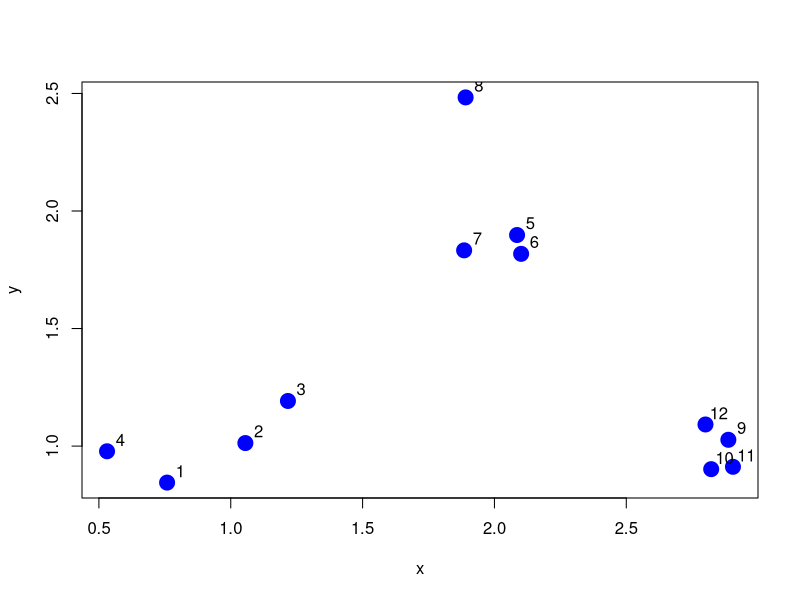
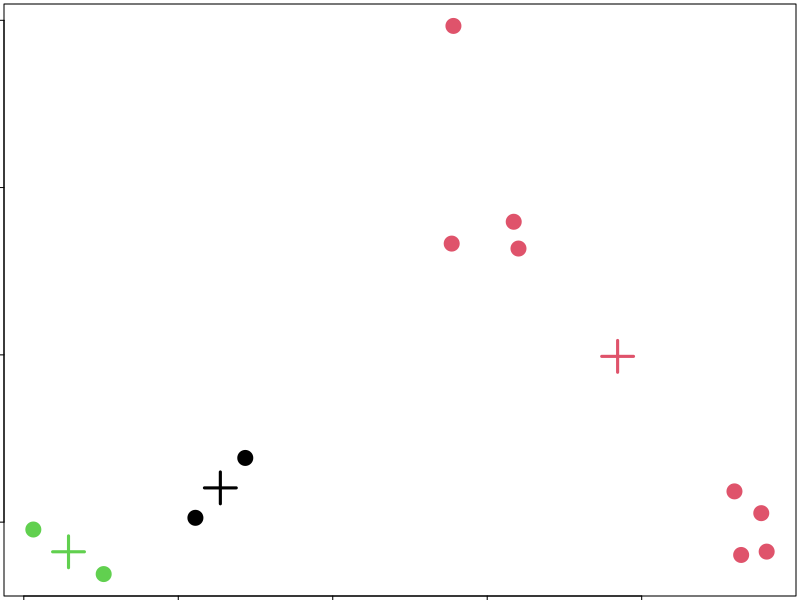
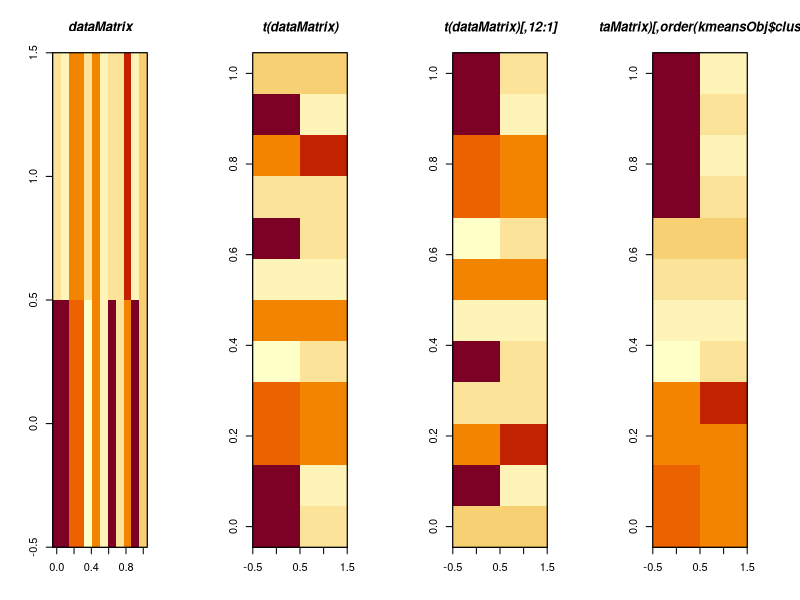

Write the R code that produced these figures, in order.
# K-Means Clustering (part 2)

# Simulating the data
set.seed(1234)
x <- rnorm(12, mean = rep(1:3, each = 4), sd = 0.2)        
y <- rnorm(12, mean = rep(c(1, 2, 1), each = 4), sd = 0.2)
plot(x, y, col = "blue", pch = 19, cex = 2)
text(x + 0.05, y + 0.05, labels = as.character(1:12))

# kmeans()
dataFrame <- data.frame(x,y)
kmeansObj <- kmeans(dataFrame, centers = 3) # perform k-means clustering analysis and set 3 centroids
names(kmeansObj)
kmeansObj$cluster 

# visualise the kmeans()
par(mar = rep(0.2, 4)) # Setting up the margin for the graphic device
plot(x, y, col = kmeansObj$cluster, pch = 19, cex = 2)
points(kmeansObj$centers, col = 1:3, pch = 3, cex = 3, lwd = 3)

# heatmaps - Another way to visualize clustering
set.seed(1234)
dataMatrix <- as.matrix(dataFrame)[sample(1:12),] 
dataMatrix
kmeansObj <- kmeans(dataMatrix, centers = 3)
par(mfrow = c(1, 4), mar = c(4, 4, 4, 4))
image(dataMatrix)
box()
title(main = "dataMatrix", font.main = 4)

image(t(dataMatrix))
box()
title(main = "t(dataMatrix)", font.main = 4) # Transpose 

image(t(dataMatrix)[,nrow(dataMatrix):1]) 
box()
title(main = "t(dataMatrix)[,12:1]", font.main = 4) # Inverse the columns (this heat map is alligned with the dataframe)
dataMatrix

image(t(dataMatrix)[,order(kmeansObj$cluster)])
box()
title(main = "t(dataMatrix)[,order(kmeansObj$cluster)]", font.main = 4) # re-order the columns based on clusters
